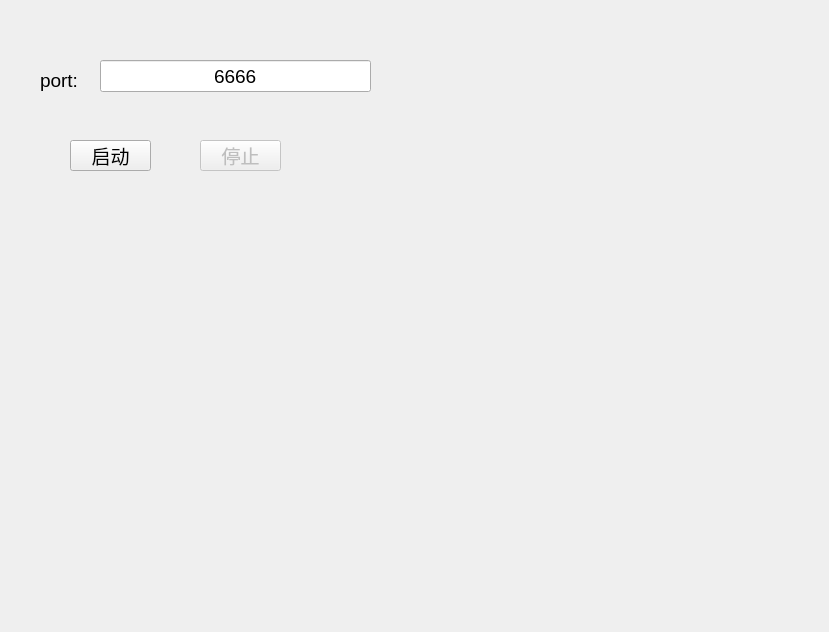
<?xml version="1.0" encoding="UTF-8"?>
<ui version="4.0">
 <class>MainServerWidget</class>
 <widget class="QWidget" name="MainServerWidget">
  <property name="geometry">
   <rect>
    <x>0</x>
    <y>0</y>
    <width>829</width>
    <height>632</height>
   </rect>
  </property>
  <property name="windowTitle">
   <string>MainServerWidget</string>
  </property>
  <widget class="QLabel" name="label_2">
   <property name="geometry">
    <rect>
     <x>40</x>
     <y>60</y>
     <width>61</width>
     <height>41</height>
    </rect>
   </property>
   <property name="font">
    <font>
     <pointsize>14</pointsize>
    </font>
   </property>
   <property name="text">
    <string>port:</string>
   </property>
  </widget>
  <widget class="QLineEdit" name="portLineEdit">
   <property name="geometry">
    <rect>
     <x>100</x>
     <y>60</y>
     <width>271</width>
     <height>32</height>
    </rect>
   </property>
   <property name="font">
    <font>
     <pointsize>14</pointsize>
    </font>
   </property>
   <property name="text">
    <string>6666</string>
   </property>
   <property name="alignment">
    <set>Qt::AlignCenter</set>
   </property>
  </widget>
  <widget class="QPushButton" name="startButton">
   <property name="geometry">
    <rect>
     <x>70</x>
     <y>140</y>
     <width>81</width>
     <height>31</height>
    </rect>
   </property>
   <property name="font">
    <font>
     <pointsize>14</pointsize>
    </font>
   </property>
   <property name="text">
    <string>启动</string>
   </property>
  </widget>
  <widget class="QPushButton" name="stopButton">
   <property name="enabled">
    <bool>false</bool>
   </property>
   <property name="geometry">
    <rect>
     <x>200</x>
     <y>140</y>
     <width>81</width>
     <height>31</height>
    </rect>
   </property>
   <property name="font">
    <font>
     <pointsize>14</pointsize>
    </font>
   </property>
   <property name="text">
    <string>停止</string>
   </property>
  </widget>
 </widget>
 <layoutdefault spacing="6" margin="11"/>
 <resources/>
 <connections/>
</ui>
